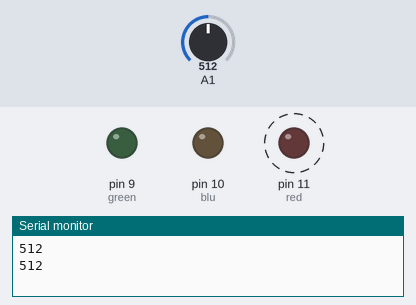
This sketch was run on a simulated Arduino Uno, built with avr-gcc and run on an emulated ATmega328P. Parts: output pins drawn as LEDs (lit = HIGH), the last lines printed to the serial monitor. Dashed ring = blinking. Inputs (shaded band) come from the test bench; at power-on: A1 = 512.

Above: at 1.8 s.
1.9 s: A1 set to 435
5.4 s: A1 set to 404
At 6.3 s:
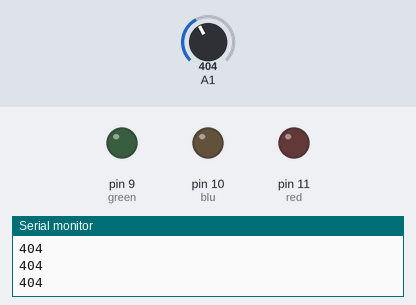
7.0 s: A1 set to 321
At 7.6 s:
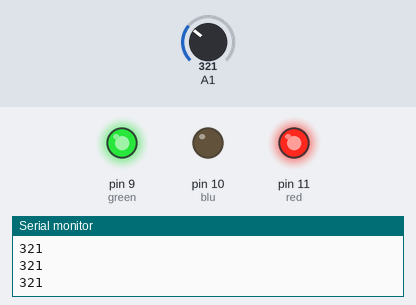
8.5 s: A1 set to 159
10.0 s: A1 set to 140
At 11.1 s:
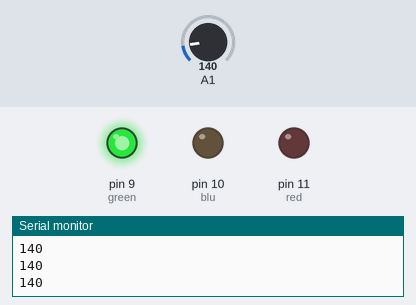
11.5 s: A1 set to 160
At 12.2 s:
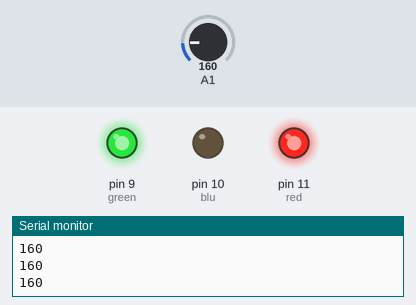
Timing chart, 0 to 14.0 s (numbered marks = the images above; inputs shaded):
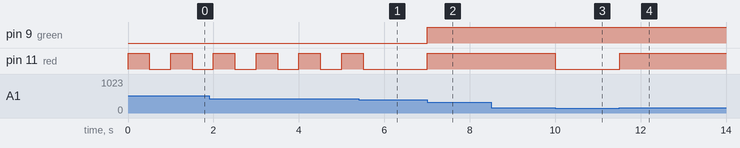

The sketch:

force_sensor.ino
```cpp
int red = 11;
int blu = 10;
int green = 9;

void setup()
{
    Serial.begin(9600);
    pinMode(red, OUTPUT);
    pinMode(blu, OUTPUT);
    pinMode(green, OUTPUT);
}

void loop()
{
    int sensor = analogRead(A1);
    Serial.println(sensor);
    if (sensor >=0 && sensor<=150)
    {
        green_light();
        delay(500);
    }

    if (sensor >=151 && sensor<=330)
    {
        yellow_light();
    }
    if(sensor>=331 && sensor<=400)
    {
        red_light();
    }
    if (sensor>=420)
    {
        digitalWrite(red, HIGH);
        digitalWrite(blu, LOW);
        digitalWrite(green, LOW);
        delay(500);
        digitalWrite(red, LOW);
        digitalWrite(blu, LOW);
        digitalWrite(green, LOW);
        delay(500);
    }
}

void red_light(){
    digitalWrite(red, HIGH);
    digitalWrite(blu, LOW);
    digitalWrite(green, LOW);
}

void yellow_light(){
    digitalWrite(red, HIGH);
    digitalWrite(green, HIGH);
    digitalWrite(blu, LOW);
}

void green_light(){
    digitalWrite(green, HIGH);
    digitalWrite(red, LOW);
    digitalWrite(blu, LOW);
}
```

Measured:
- the behaviour switches between 420 and 419 on A1 (found by bisection; images 0 and 1)
- the behaviour switches between 151 and 150 on A1 (found by bisection; images 2 and 3)
- after the input at 5.4 s, pin 11 (red): goes on until 5.5 s, then stays LOW
- after the input at 7.0 s, pin 9 (green), pin 11 (red): LOW → HIGH at once
- after the input at 10.0 s, pin 11 (red): HIGH → LOW at once
- after the input at 11.5 s, pin 11 (red): LOW → HIGH at once
- by itself, pin 11 (red): alternates HIGH for 0.50 s and LOW for 0.50 s
